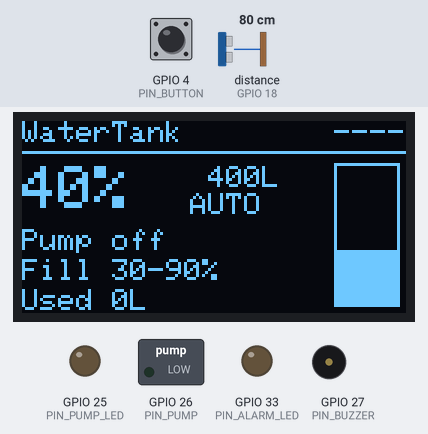
The sketch below on a simulated ESP32. Parts: 128×64 one-colour display, switched loads named in the sketch (green lamp = pin HIGH), output pins drawn as LEDs (lit = HIGH), buzzer (waves = sounding). Wiring (inferred from the names in the program): ultrasonic range finder: trigger GPIO 5; echo GPIO 18. Inputs (shaded band) come from the test bench; at power-on: distance to the obstacle (sensor on GPIO 18) 80 cm, GPIO 4 (PIN_BUTTON) HIGH. The echo pulse lasts 58.3 µs per cm; WiFi joins after 1.5 s; servers stay silent unless stated; the local clock reads 2024-03-15 10:24:30 at power-on unless the sketch sets it; EEPROM starts erased; no MQTT or app messages arrive unless stated; pins used as bus, display or sensor lines are not drawn; what the sketch prints to the serial monitor is not drawn.

Above: at 1.2 s.
1.3 s: distance to the obstacle (sensor on GPIO 18) set to 88 cm
At 4.0 s:
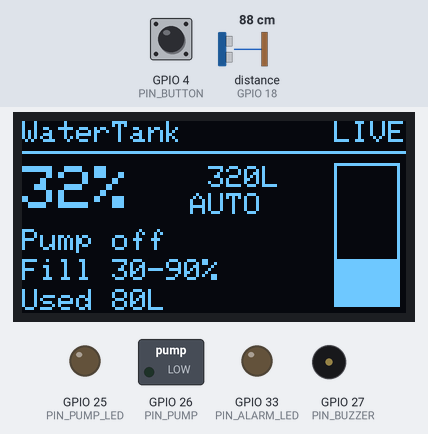
4.5 s: distance to the obstacle (sensor on GPIO 18) set to 95 cm
At 8.2 s:
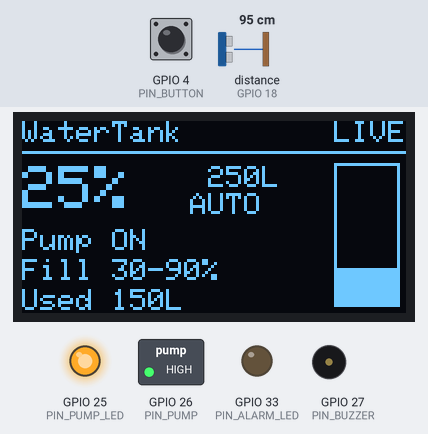
8.5 s: distance to the obstacle (sensor on GPIO 18) set to 102 cm
At 11.5 s:
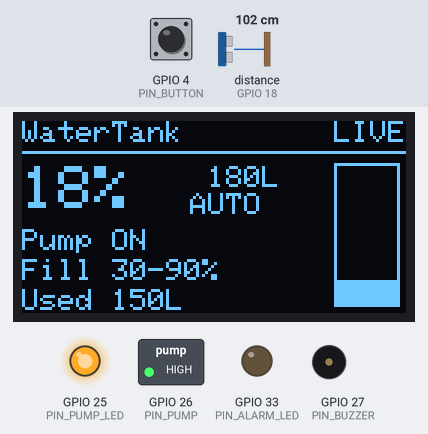
12.5 s: distance to the obstacle (sensor on GPIO 18) set to 109 cm
At 15.8 s:
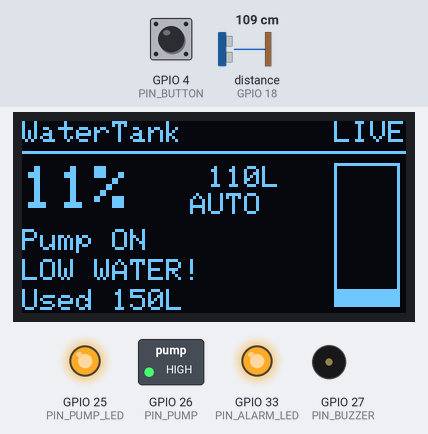
18.1 s: GPIO 4 (PIN_BUTTON) pulled LOW for 1 s
Timing chart, 0 to 21.1 s (numbered marks = the images above; inputs shaded):
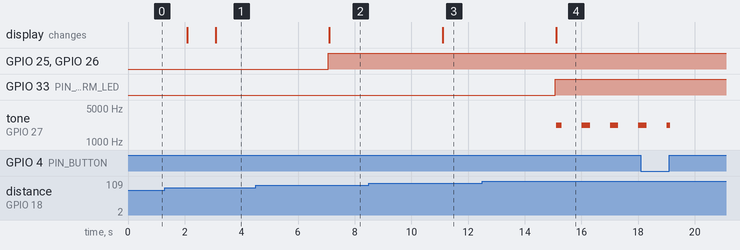

The sketch:

watertank.ino
```cpp
// WaterTank: tank level monitor and automatic refill on an ESP32.
// Measures the water level with an ultrasonic sensor on the lid, refills the tank
// with a pump (or solenoid valve) between two levels, stops the pump if the water
// does not rise, beeps when the tank runs low, shows everything on a 128x64 OLED
// and talks to the web dashboard over MQTT with TLS.
//
// MQTT topics (base = watertank-th/<DEVICE_ID>):
//   base/state    every 5 s, retained   {"ts":1792330000,"level":56.4,"litres":564,"pump":false,"alarm":false,"fault":"none",...}
//   base/status   retained, LWT         "online" / "offline"
//   base/history  every minute, retained [[ts,level,pumpPct], ...] last 60 minutes
//   base/config   retained              {"mode":"auto","start":30,"stop":90,"alarm":15}
//   base/cmd      dashboard -> device   {"mode":"manual"} {"pump":true} {"start":35,"stop":90,"alarm":15} {"reset":true} {"silence":true}

#include <WiFi.h>
#include <WiFiClientSecure.h>
#include <PubSubClient.h>
#include <ArduinoJson.h>
#include <Preferences.h>
#include <Wire.h>
#include <Adafruit_GFX.h>
#include <Adafruit_SSD1306.h>
#include <time.h>

#include "config.h"
#include "certs.h"
#include "control.h"

using watertank::Controller;
using watertank::Fault;
using watertank::Median5;
using watertank::Outputs;
using watertank::Settings;
using watertank::UsageMeter;

static const char* kFirmware = "1.0.0";

static const String kBase = String("watertank-th/") + DEVICE_ID;
static const String kTopicState = kBase + "/state";
static const String kTopicStatus = kBase + "/status";
static const String kTopicHistory = kBase + "/history";
static const String kTopicConfig = kBase + "/config";
static const String kTopicCmd = kBase + "/cmd";

WiFiClientSecure tls;
PubSubClient mqtt(tls);
Preferences prefs;
Adafruit_SSD1306 oled(128, 64, &Wire, -1);
bool oledOk = false;

Controller controller;
Settings settings;
Outputs outputs;
Median5 median;
UsageMeter usage;
float distanceCm = 0;   // filtered distance to the water
float level = 0;        // % full
bool levelOk = false;   // false when the last echo was missing
bool silenced = false;  // buzzer muted by the button or the dashboard until the alarm clears

// One averaged point per minute for the dashboard chart.
struct Sample { uint32_t ts; float level, pump; };
constexpr int kHistory = 60;
Sample history[kHistory];
int historyCount = 0;
float accLevel = 0, accPump = 0;
int accN = 0;

uint32_t lastSensor = 0, lastPublish = 0, lastHistory = 0, lastMqttTry = 0, lastWifiTry = 0;
uint32_t mqttRetryMs = 2000;
bool configDirty = true;
bool clockStarted = false;

// Unix time once NTP has answered, 0 before that.
uint32_t nowEpoch() {
  time_t t = time(nullptr);
  return t > 1700000000 ? uint32_t(t) : 0;
}

// Local (UTC+7) day number, so "used today" resets at midnight Thai time.
uint32_t today() {
  uint32_t t = nowEpoch();
  return t ? (t + 7 * 3600) / 86400 : 0;
}

// ---------- outputs ----------

void writeRelay(int pin, bool on) {
  digitalWrite(pin, (on ^ RELAY_ACTIVE_LOW) ? HIGH : LOW);
}

void applyOutputs() {
  writeRelay(PIN_PUMP, outputs.pump);
  digitalWrite(PIN_PUMP_LED, outputs.pump);
  digitalWrite(PIN_ALARM_LED, outputs.alarm);
  if (!outputs.alarm) silenced = false;  // the next alarm beeps again
}

// Beep 0.3 s every second while an alarm is active and not silenced.
void driveBuzzer() {
  static bool on = false;
  bool want = outputs.alarm && !silenced && (millis() % 1000) < 300;
  if (want == on) return;
  on = want;
  if (on) tone(PIN_BUZZER, 2200);
  else noTone(PIN_BUZZER);
}

// ---------- settings (kept in flash across restarts) ----------

void loadSettings() {
  prefs.begin("watertank", true);
  int start = prefs.getInt("start", settings.startLevel);
  int stop = prefs.getInt("stop", settings.stopLevel);
  int alarm = prefs.getInt("alarm", settings.alarmLevel);
  settings.autoMode = prefs.getBool("auto", settings.autoMode);
  prefs.end();
  if (watertank::settingsValid(start, stop, alarm)) {
    settings.startLevel = start;
    settings.stopLevel = stop;
    settings.alarmLevel = alarm;
  }
}

void saveSettings() {
  prefs.begin("watertank", false);
  prefs.putInt("start", settings.startLevel);
  prefs.putInt("stop", settings.stopLevel);
  prefs.putInt("alarm", settings.alarmLevel);
  prefs.putBool("auto", settings.autoMode);
  prefs.end();
  configDirty = true;
}

void setAutoMode(bool on) {
  if (settings.autoMode == on) return;
  settings.autoMode = on;
  // Switching to manual keeps whatever is running, so nothing jumps.
  if (!on) controller.setManualPump(outputs.pump);
  saveSettings();
  Serial.printf("mode -> %s\n", on ? "auto" : "manual");
}

// ---------- sensor ----------

// HC-SR04: a 10 us pulse on TRIG, then ECHO stays high for the sound's round trip.
// Returns the distance in cm, or -1 when no echo came back within 30 ms (~5 m).
float measureDistance() {
  digitalWrite(PIN_TRIG, LOW);
  delayMicroseconds(2);
  digitalWrite(PIN_TRIG, HIGH);
  delayMicroseconds(10);
  digitalWrite(PIN_TRIG, LOW);
  unsigned long us = pulseIn(PIN_ECHO, HIGH, 30000);
  return us ? us * 0.0343f / 2 : -1;
}

void readSensor() {
  float d = measureDistance();
  levelOk = d > 0;
  if (levelOk) {
    distanceCm = median.add(d);
    level = watertank::levelPercent(distanceCm, TANK_EMPTY_CM, TANK_FULL_CM);
    usage.update(level, outputs.pump, today(), TANK_LITRES);
    accLevel += level;
    accPump += outputs.pump ? 100 : 0;
    accN++;
  }
}

void pushHistory() {
  if (!accN) return;
  Sample s = {nowEpoch(), accLevel / accN, accPump / accN};
  if (historyCount < kHistory) {
    history[historyCount++] = s;
  } else {
    memmove(history, history + 1, sizeof(Sample) * (kHistory - 1));
    history[kHistory - 1] = s;
  }
  accLevel = accPump = 0;
  accN = 0;
}

// ---------- MQTT ----------

void publishJson(const String& topic, JsonDocument& doc, bool retained) {
  String out;
  serializeJson(doc, out);
  if (!mqtt.publish(topic.c_str(), out.c_str(), retained)) Serial.printf("publish failed: %s\n", topic.c_str());
}

void publishState() {
  JsonDocument doc;
  if (nowEpoch()) doc["ts"] = nowEpoch();
  doc["level"] = round(level * 10) / 10.0;
  doc["litres"] = int(level / 100 * TANK_LITRES + 0.5f);
  doc["distance"] = round(distanceCm * 10) / 10.0;
  doc["sensorOk"] = outputs.fault != Fault::Sensor;
  doc["pump"] = outputs.pump;
  doc["alarm"] = outputs.alarm;
  doc["silenced"] = silenced;
  doc["fault"] = watertank::faultName(outputs.fault);
  doc["mode"] = settings.autoMode ? "auto" : "manual";
  doc["usedToday"] = int(usage.usedLitres() + 0.5f);
  doc["refillsToday"] = usage.refills();
  doc["rssi"] = WiFi.RSSI();
  doc["uptime"] = millis() / 1000;
  doc["fw"] = kFirmware;
  publishJson(kTopicState, doc, true);
}

void publishConfig() {
  JsonDocument doc;
  doc["mode"] = settings.autoMode ? "auto" : "manual";
  doc["start"] = settings.startLevel;
  doc["stop"] = settings.stopLevel;
  doc["alarm"] = settings.alarmLevel;
  doc["tankLitres"] = int(TANK_LITRES);
  publishJson(kTopicConfig, doc, true);
  configDirty = false;
}

void publishHistory() {
  JsonDocument doc;
  JsonArray rows = doc.to<JsonArray>();
  for (int i = 0; i < historyCount; i++) {
    JsonArray r = rows.add<JsonArray>();
    r.add(history[i].ts);
    r.add(round(history[i].level * 10) / 10.0);
    r.add(round(history[i].pump));
  }
  publishJson(kTopicHistory, doc, true);
}

void onCommand(char* topic, byte* payload, unsigned int len) {
  JsonDocument doc;
  if (deserializeJson(doc, payload, len)) {
    Serial.println("bad command json");
    return;
  }
  Serial.printf("cmd %.*s\n", len, (const char*)payload);
  if (doc["mode"].is<const char*>()) setAutoMode(strcmp(doc["mode"], "auto") == 0);
  if (!settings.autoMode && doc["pump"].is<bool>()) controller.setManualPump(doc["pump"].as<bool>());
  if (doc["reset"] | false) {
    controller.clearFault();
    Serial.println("fault cleared from dashboard");
  }
  if (doc["silence"] | false) silenced = true;
  int start = doc["start"] | settings.startLevel;
  int stop = doc["stop"] | settings.stopLevel;
  int alarm = doc["alarm"] | settings.alarmLevel;
  if ((start != settings.startLevel || stop != settings.stopLevel || alarm != settings.alarmLevel) &&
      watertank::settingsValid(start, stop, alarm)) {
    settings.startLevel = start;
    settings.stopLevel = stop;
    settings.alarmLevel = alarm;
    saveSettings();
  }
  configDirty = true;
  // React at once instead of waiting for the next sensor tick.
  outputs = controller.update(level, levelOk, settings, millis());
  applyOutputs();
  publishState();
}

void ensureMqtt() {
  if (mqtt.connected() || WiFi.status() != WL_CONNECTED) return;
  if (millis() - lastMqttTry < mqttRetryMs) return;
  lastMqttTry = millis();
  String clientId = String("watertank-") + DEVICE_ID + "-" + String((uint32_t)ESP.getEfuseMac(), HEX);
  Serial.printf("MQTT connecting to %s:%d ... ", MQTT_HOST, MQTT_PORT);
  bool ok = strlen(MQTT_USER)
    ? mqtt.connect(clientId.c_str(), MQTT_USER, MQTT_PASS, kTopicStatus.c_str(), 1, true, "offline")
    : mqtt.connect(clientId.c_str(), kTopicStatus.c_str(), 1, true, "offline");
  if (!ok) {
    Serial.printf("failed, state %d\n", mqtt.state());
    mqttRetryMs = min<uint32_t>(mqttRetryMs * 2, 30000);  // back off up to 30 s
    return;
  }
  Serial.println("connected");
  mqttRetryMs = 2000;
  mqtt.publish(kTopicStatus.c_str(), "online", true);
  mqtt.subscribe(kTopicCmd.c_str(), 1);
  publishConfig();
  publishHistory();
}

void ensureWifi() {
  if (WiFi.status() == WL_CONNECTED) {
    if (!clockStarted) {
      clockStarted = true;
      configTzTime("ICT-7", "pool.ntp.org", "time.google.com");  // Thailand, UTC+7
    }
    return;
  }
  if (millis() - lastWifiTry < 20000 && lastWifiTry) return;  // give a slow DHCP time before retrying
  lastWifiTry = millis();
  Serial.printf("WiFi connecting to %s\n", WIFI_SSID);
  WiFi.disconnect();
  WiFi.begin(WIFI_SSID, WIFI_PASS, WIFI_CHANNEL);
}

// ---------- OLED ----------

void drawScreen() {
  if (!oledOk) return;
  oled.clearDisplay();
  oled.setTextColor(SSD1306_WHITE);
  oled.setTextSize(1);
  oled.setCursor(0, 0);
  oled.print("WaterTank");
  oled.setCursor(104, 0);  // 4 characters, right-aligned on the 128 px line
  oled.print(WiFi.status() == WL_CONNECTED ? (mqtt.connected() ? "LIVE" : "WIFI") : "----");
  oled.drawFastHLine(0, 10, 128, SSD1306_WHITE);

  // tank outline on the right, filled to the level
  oled.drawRect(104, 14, 22, 48, SSD1306_WHITE);
  int h = int(level / 100 * 46 + 0.5f);
  oled.fillRect(105, 61 - h, 20, h, SSD1306_WHITE);

  oled.setTextSize(2);
  oled.setCursor(0, 15);
  if (outputs.fault == Fault::Sensor) oled.print("--");
  else oled.printf("%d%%", int(level + 0.5f));
  oled.setTextSize(1);
  oled.setCursor(56, 15);
  oled.printf("%4dL", int(level / 100 * TANK_LITRES + 0.5f));
  oled.setCursor(56, 24);
  oled.print(settings.autoMode ? "AUTO" : "MAN");

  oled.setCursor(0, 36);
  oled.printf("Pump %s", outputs.pump ? "ON" : "off");
  oled.setCursor(0, 46);
  switch (outputs.fault) {
    case Fault::NoRise: oled.print("NO RISE! hold btn"); break;
    case Fault::MaxRun: oled.print("RUN TOO LONG!"); break;
    case Fault::Sensor: oled.print("SENSOR ERROR"); break;
    default:
      if (outputs.alarm) oled.print("LOW WATER!");
      else oled.printf("Fill %d-%d%%", settings.startLevel, settings.stopLevel);
  }
  oled.setCursor(0, 56);
  oled.printf("Used %dL", int(usage.usedLitres() + 0.5f));
  oled.display();
}

// ---------- button ----------

// Short press: silence the buzzer. Hold 2 s: clear a pump fault after fixing it.
void checkButton() {
  static bool last = HIGH;
  static uint32_t pressedAt = 0;
  static bool held = false;
  bool now = digitalRead(PIN_BUTTON);
  if (now == LOW && last == HIGH) {
    pressedAt = millis();
    held = false;
  }
  if (now == LOW && !held && millis() - pressedAt >= 2000) {
    held = true;
    controller.clearFault();
    Serial.println("fault cleared by button");
  }
  if (now == HIGH && last == LOW && !held && millis() - pressedAt > 40) silenced = true;
  last = now;
}

// ---------- main ----------

void setup() {
  Serial.begin(115200);
  pinMode(PIN_TRIG, OUTPUT);
  pinMode(PIN_ECHO, INPUT);
  pinMode(PIN_PUMP, OUTPUT);
  pinMode(PIN_PUMP_LED, OUTPUT);
  pinMode(PIN_ALARM_LED, OUTPUT);
  pinMode(PIN_BUZZER, OUTPUT);
  pinMode(PIN_BUTTON, INPUT_PULLUP);
  applyOutputs();  // everything off until the first reading

  loadSettings();
  oledOk = oled.begin(SSD1306_SWITCHCAPVCC, 0x3C);
  if (!oledOk) Serial.println("OLED not found");

  WiFi.mode(WIFI_STA);
  tls.setCACert(kRootCA);
  // Short network timeouts: a broker that does not answer must not stall the
  // control loop (and the pump safety checks) for long.
  tls.setHandshakeTimeout(5);
  mqtt.setSocketTimeout(5);
  mqtt.setServer(MQTT_HOST, MQTT_PORT);
  mqtt.setCallback(onCommand);
  mqtt.setBufferSize(2048);  // the history message is about 1.3 KB
  mqtt.setKeepAlive(30);
  Serial.printf("WaterTank %s starting\n", DEVICE_ID);
}

void loop() {
  ensureWifi();
  ensureMqtt();
  mqtt.loop();
  checkButton();
  driveBuzzer();

  uint32_t now = millis();
  if (now - lastSensor >= SENSOR_PERIOD_MS || !lastSensor) {
    lastSensor = now;
    readSensor();
    Outputs before = outputs;
    outputs = controller.update(level, levelOk, settings, now);
    applyOutputs();
    if (before.pump != outputs.pump || before.fault != outputs.fault || before.alarm != outputs.alarm) {
      Serial.printf("pump %d alarm %d fault %s (level %.1f%%)\n", outputs.pump, outputs.alarm, watertank::faultName(outputs.fault), level);
      if (mqtt.connected()) publishState();
    }
    drawScreen();
  }
  if (mqtt.connected()) {
    if (now - lastPublish >= PUBLISH_PERIOD_MS) {
      lastPublish = now;
      publishState();
    }
    if (configDirty) publishConfig();
    if (now - lastHistory >= HISTORY_PERIOD_MS) {
      lastHistory = now;
      pushHistory();
      publishHistory();
    }
  }
  delay(10);
}
```

certs.h
```cpp
// Root CA for broker.emqx.io (chain: *.emqx.io -> RapidSSL TLS RSA CA G1 -> DigiCert Global Root G2).
// Source: https://cacerts.digicert.com/DigiCertGlobalRootG2.crt.pem (valid until 2038-01-15).
// SHA-256 fingerprint CB:3C:CB:B7:60:31:E5:E0:13:8F:8D:D3:9A:23:F9:DE:47:FF:C3:5E:43:C1:14:4C:EA:27:D4:6A:5A:B1:CB:5F
#pragma once

static const char kRootCA[] = R"PEM(
-----BEGIN CERTIFICATE-----
MIIDjjCCAnagAwIBAgIQAzrx5qcRqaC7KGSxHQn65TANBgkqhkiG9w0BAQsFADBh
MQswCQYDVQQGEwJVUzEVMBMGA1UEChMMRGlnaUNlcnQgSW5jMRkwFwYDVQQLExB3
d3cuZGlnaWNlcnQuY29tMSAwHgYDVQQDExdEaWdpQ2VydCBHbG9iYWwgUm9vdCBH
MjAeFw0xMzA4MDExMjAwMDBaFw0zODAxMTUxMjAwMDBaMGExCzAJBgNVBAYTAlVT
MRUwEwYDVQQKEwxEaWdpQ2VydCBJbmMxGTAXBgNVBAsTEHd3dy5kaWdpY2VydC5j
b20xIDAeBgNVBAMTF0RpZ2lDZXJ0IEdsb2JhbCBSb290IEcyMIIBIjANBgkqhkiG
9w0BAQEFAAOCAQ8AMIIBCgKCAQEAuzfNNNx7a8myaJCtSnX/RrohCgiN9RlUyfuI
2/Ou8jqJkTx65qsGGmvPrC3oXgkkRLpimn7Wo6h+4FR1IAWsULecYxpsMNzaHxmx
1x7e/dfgy5SDN67sH0NO3Xss0r0upS/kqbitOtSZpLYl6ZtrAGCSYP9PIUkY92eQ
q2EGnI/yuum06ZIya7XzV+hdG82MHauVBJVJ8zUtluNJbd134/tJS7SsVQepj5Wz
tCO7TG1F8PapspUwtP1MVYwnSlcUfIKdzXOS0xZKBgyMUNGPHgm+F6HmIcr9g+UQ
vIOlCsRnKPZzFBQ9RnbDhxSJITRNrw9FDKZJobq7nMWxM4MphQIDAQABo0IwQDAP
BgNVHRMBAf8EBTADAQH/MA4GA1UdDwEB/wQEAwIBhjAdBgNVHQ4EFgQUTiJUIBiV
5uNu5g/6+rkS7QYXjzkwDQYJKoZIhvcNAQELBQADggEBAGBnKJRvDkhj6zHd6mcY
1Yl9PMWLSn/pvtsrF9+wX3N3KjITOYFnQoQj8kVnNeyIv/iPsGEMNKSuIEyExtv4
NeF22d+mQrvHRAiGfzZ0JFrabA0UWTW98kndth/Jsw1HKj2ZL7tcu7XUIOGZX1NG
Fdtom/DzMNU+MeKNhJ7jitralj41E6Vf8PlwUHBHQRFXGU7Aj64GxJUTFy8bJZ91
8rGOmaFvE7FBcf6IKshPECBV1/MUReXgRPTqh5Uykw7+U0b6LJ3/iyK5S9kJRaTe
pLiaWN0bfVKfjllDiIGknibVb63dDcY3fe0Dkhvld1927jyNxF1WW6LZZm6zNTfl
MrY=
-----END CERTIFICATE-----
)PEM";
```

config.h
```cpp
// Settings to change for a real installation. The defaults run as-is in the
// Wokwi simulator (Wokwi-GUEST is the simulator's open Wi-Fi with internet).
#pragma once

// Wi-Fi
#define WIFI_SSID "Wokwi-GUEST"
#define WIFI_PASS ""
#define WIFI_CHANNEL 6  // Wokwi-GUEST is on channel 6; use 0 (scan all) on real hardware

// MQTT broker. broker.emqx.io is a free public broker: fine for a demo, but
// anyone can read or publish on it. Use a private broker with a user and
// password (EMQX Cloud, HiveMQ Cloud, Mosquitto) for a real tank.
#define MQTT_HOST "broker.emqx.io"
#define MQTT_PORT 8883  // MQTT over TLS
#define MQTT_USER ""
#define MQTT_PASS ""

// Topics are watertank-th/<DEVICE_ID>/{state,status,history,config,cmd}.
#define DEVICE_ID "demo-01"

// Pins (ESP32 DevKit)
#define PIN_TRIG 5       // HC-SR04 trigger
#define PIN_ECHO 18      // HC-SR04 echo (use a divider to 3.3 V on a real 5 V sensor, or a JSN-SR04T 3.3 V module)
#define PIN_PUMP 26      // relay for the refill pump (or a solenoid valve)
#define PIN_BUZZER 27
#define PIN_PUMP_LED 25
#define PIN_ALARM_LED 33
#define PIN_BUTTON 4     // to GND: short press silences the buzzer, hold 2 s clears a fault
#define RELAY_ACTIVE_LOW false  // most blue relay boards switch on LOW: set true for those

// Tank. Measure on the real tank: distance from the sensor to the bottom, and to
// the water when the tank is full. Litres at 100 % (here a 1,000 L round tank).
#define TANK_EMPTY_CM 120.0f
#define TANK_FULL_CM 20.0f
#define TANK_LITRES 1000.0f

// Timing
#define SENSOR_PERIOD_MS 1000
#define PUBLISH_PERIOD_MS 5000
#define HISTORY_PERIOD_MS 60000   // one averaged point per minute, last 60 kept
```

Source omitted: control.h (6135 bytes)

Measured:
- the behaviour switches between 90 and 91 cm on distance to the obstacle (sensor on GPIO 18) (found by bisection; images 1 and 2)
- the behaviour switches between 105 and 106 cm on distance to the obstacle (sensor on GPIO 18) (found by bisection; images 3 and 4)
- after the input at 1.3 s, the display: first differs from a run without the input after 1.8 s (image 1)
- after the input at 4.5 s, GPIO 25 (PIN_PUMP_LED), GPIO 26 (PIN_PUMP): LOW → HIGH after 2.6 s; the display: changes after 2.6 s (image 2)
- after the input at 8.5 s, the display: changes after 2.6 s (image 3)
- after the input at 12.5 s, GPIO 33 (PIN_ALARM_LED): LOW → HIGH after 2.6 s; tone on GPIO 27 (PIN_BUZZER): silent → 2200 Hz after 2.6 s, then repeats every 1.0 s: silent 0.70 s, 2200 Hz 0.30 s; the display: changes after 2.6 s (image 4)
